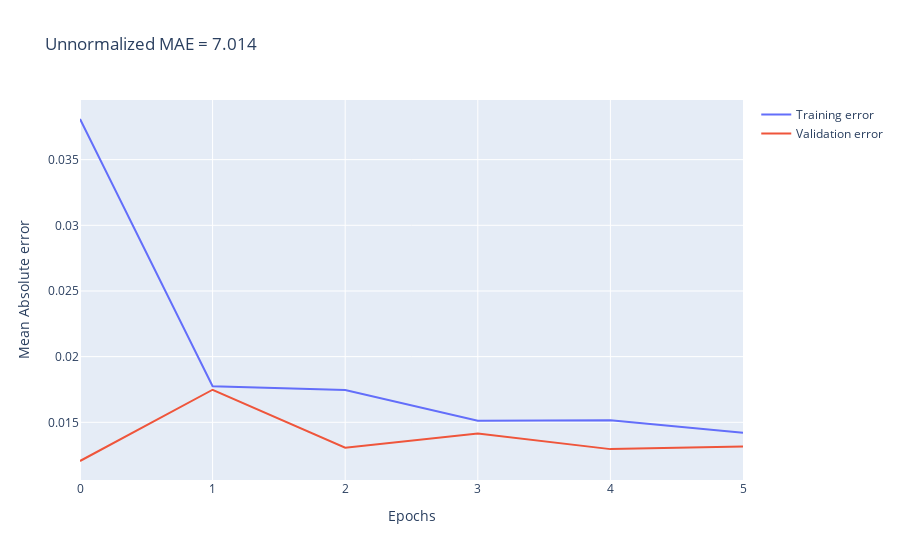

This figure's notebook cell:
### Markdown cell above
#### (a) Report the unnormalized MAE of the test set on your best model.

#### (b) Plot the loss curves for training and validation sets for the best model.

### Code cell
import plotly.graph_objects as go
fig = go.Figure()
fig.add_trace(go.Scatter(y = feedforward_network.history['loss'], mode = 'lines', name='Training error'))
fig.add_trace(go.Scatter(y = feedforward_network.history['val_loss'], mode='lines', name='Validation error'))
fig.update_layout(xaxis_title = 'Epochs', yaxis_title = 'Mean Absolute error', title_text=f'Unnormalized MAE = {test_Mae:.3f}')
fig.show()

### Figure 1 — Plotly figure (JSON) as saved in the notebook; plotly's stock layout.template omitted (floating-point values rounded to 4 significant figures)
{"data": [{"mode": "lines", "name": "Training error", "type": "scatter", "y": [0.03809, 0.01774, 0.01747, 0.01513, 0.01516, 0.0142]}, {"mode": "lines", "name": "Validation error", "type": "scatter", "y": [0.01205, 0.01748, 0.01307, 0.01415, 0.01296, 0.01316]}], "layout": {"title": {"text": "Unnormalized MAE = 7.014"}, "xaxis": {"title": {"text": "Epochs"}}, "yaxis": {"title": {"text": "Mean Absolute error"}}}}
